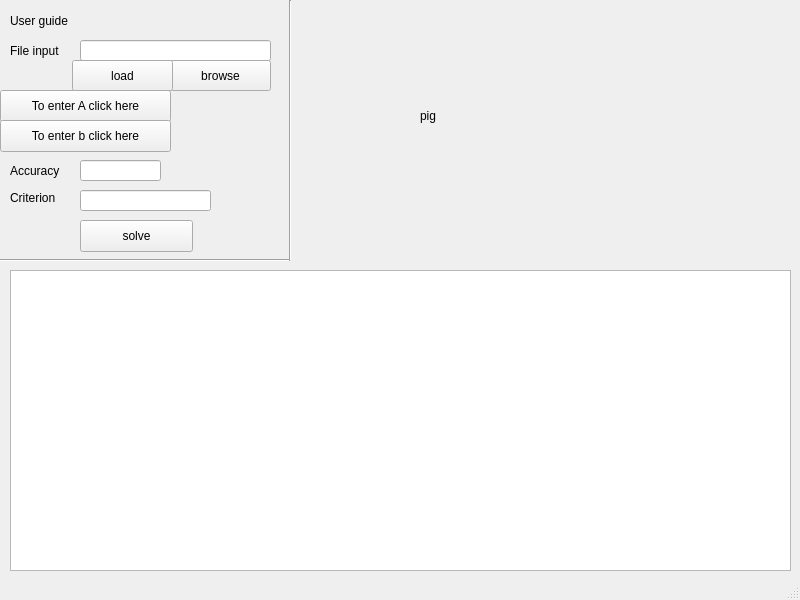
<?xml version="1.0" encoding="UTF-8"?>
<ui version="4.0">
 <class>main_window</class>
 <widget class="QMainWindow" name="main_window">
  <property name="geometry">
   <rect>
    <x>0</x>
    <y>0</y>
    <width>800</width>
    <height>600</height>
   </rect>
  </property>
  <property name="windowTitle">
   <string>MainWindow</string>
  </property>
  <widget class="QWidget" name="centralwidget">
   <widget class="QLabel" name="guide_link_label">
    <property name="geometry">
     <rect>
      <x>10</x>
      <y>10</y>
      <width>71</width>
      <height>21</height>
     </rect>
    </property>
    <property name="text">
     <string>User guide</string>
    </property>
   </widget>
   <widget class="QLabel" name="file_input_label">
    <property name="geometry">
     <rect>
      <x>10</x>
      <y>40</y>
      <width>81</width>
      <height>21</height>
     </rect>
    </property>
    <property name="text">
     <string>File input</string>
    </property>
   </widget>
   <widget class="QLineEdit" name="filename_input">
    <property name="enabled">
     <bool>true</bool>
    </property>
    <property name="geometry">
     <rect>
      <x>80</x>
      <y>40</y>
      <width>191</width>
      <height>21</height>
     </rect>
    </property>
   </widget>
   <widget class="QPushButton" name="browse_button">
    <property name="geometry">
     <rect>
      <x>170</x>
      <y>60</y>
      <width>101</width>
      <height>31</height>
     </rect>
    </property>
    <property name="text">
     <string>browse</string>
    </property>
   </widget>
   <widget class="QPushButton" name="A_input_button">
    <property name="geometry">
     <rect>
      <x>0</x>
      <y>90</y>
      <width>171</width>
      <height>32</height>
     </rect>
    </property>
    <property name="text">
     <string>To enter A click here</string>
    </property>
   </widget>
   <widget class="QPushButton" name="b_input_button">
    <property name="geometry">
     <rect>
      <x>0</x>
      <y>120</y>
      <width>171</width>
      <height>32</height>
     </rect>
    </property>
    <property name="text">
     <string>To enter b click here</string>
    </property>
   </widget>
   <widget class="QPushButton" name="solve_button">
    <property name="geometry">
     <rect>
      <x>80</x>
      <y>220</y>
      <width>113</width>
      <height>32</height>
     </rect>
    </property>
    <property name="text">
     <string>solve</string>
    </property>
   </widget>
   <widget class="Line" name="line">
    <property name="geometry">
     <rect>
      <x>0</x>
      <y>250</y>
      <width>291</width>
      <height>21</height>
     </rect>
    </property>
    <property name="orientation">
     <enum>Qt::Horizontal</enum>
    </property>
   </widget>
   <widget class="Line" name="line_2">
    <property name="geometry">
     <rect>
      <x>280</x>
      <y>0</y>
      <width>20</width>
      <height>261</height>
     </rect>
    </property>
    <property name="orientation">
     <enum>Qt::Vertical</enum>
    </property>
   </widget>
   <widget class="QLabel" name="label">
    <property name="geometry">
     <rect>
      <x>510</x>
      <y>130</y>
      <width>60</width>
      <height>16</height>
     </rect>
    </property>
    <property name="text">
     <string/>
    </property>
   </widget>
   <widget class="QLabel" name="image_label">
    <property name="geometry">
     <rect>
      <x>420</x>
      <y>10</y>
      <width>241</width>
      <height>211</height>
     </rect>
    </property>
    <property name="text">
     <string>pig</string>
    </property>
   </widget>
   <widget class="QLabel" name="accuracy_label">
    <property name="geometry">
     <rect>
      <x>10</x>
      <y>155</y>
      <width>71</width>
      <height>31</height>
     </rect>
    </property>
    <property name="text">
     <string>Accuracy</string>
    </property>
   </widget>
   <widget class="QLineEdit" name="accuracy_input">
    <property name="geometry">
     <rect>
      <x>80</x>
      <y>160</y>
      <width>81</width>
      <height>21</height>
     </rect>
    </property>
   </widget>
   <widget class="QLabel" name="criterion_label">
    <property name="geometry">
     <rect>
      <x>10</x>
      <y>190</y>
      <width>60</width>
      <height>16</height>
     </rect>
    </property>
    <property name="text">
     <string>Criterion</string>
    </property>
   </widget>
   <widget class="QLineEdit" name="criterion_input">
    <property name="geometry">
     <rect>
      <x>80</x>
      <y>190</y>
      <width>131</width>
      <height>21</height>
     </rect>
    </property>
   </widget>
   <widget class="QTableWidget" name="history_table">
    <property name="geometry">
     <rect>
      <x>10</x>
      <y>270</y>
      <width>781</width>
      <height>301</height>
     </rect>
    </property>
   </widget>
   <widget class="QPushButton" name="load_button">
    <property name="geometry">
     <rect>
      <x>72</x>
      <y>60</y>
      <width>101</width>
      <height>31</height>
     </rect>
    </property>
    <property name="text">
     <string>load</string>
    </property>
   </widget>
  </widget>
  <widget class="QStatusBar" name="statusbar"/>
 </widget>
 <resources/>
 <connections/>
</ui>
